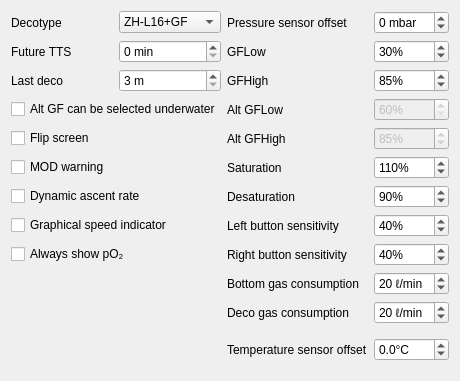
          <widget class="QWidget" name="advancedSettings">
           <attribute name="title">
            <string>Advanced settings</string>
           </attribute>
           <layout class="QGridLayout" name="gridLayout1">
            <item row="10" column="3">
             <widget class="QLabel">
              <property name="text">
               <string>Left button sensitivity</string>
              </property>
             </widget>
            </item>
            <item row="11" column="0" colspan="2">
             <widget class="QCheckBox" name="alwaysShowppO2">
              <property name="text">
               <string>Always show pO₂</string>
              </property>
             </widget>
            </item>
            <item row="3" column="0" colspan="2">
             <widget class="QCheckBox" name="aGFSelectableCheckBox">
              <property name="text">
               <string>Alt GF can be selected underwater</string>
              </property>
             </widget>
            </item>
            <item row="1" column="0">
             <widget class="QLabel">
              <property name="text">
               <string>Future TTS</string>
              </property>
             </widget>
            </item>
            <item row="0" column="3">
             <widget class="QLabel">
              <property name="text">
               <string>Pressure sensor offset</string>
              </property>
             </widget>
            </item>
            <item row="1" column="3">
             <widget class="QLabel">
              <property name="text">
               <string>GFLow</string>
              </property>
             </widget>
            </item>
            <item row="1" column="4">
             <widget class="QSpinBox" name="gfLowSpinBox">
              <property name="suffix">
               <string>%</string>
              </property>
              <property name="minimum">
               <number>10</number>
              </property>
              <property name="maximum">
               <number>100</number>
              </property>
              <property name="value">
               <number>30</number>
              </property>
             </widget>
            </item>
            <item row="2" column="3">
             <widget class="QLabel">
              <property name="text">
               <string>GFHigh</string>
              </property>
             </widget>
            </item>
            <item row="2" column="4">
             <widget class="QSpinBox" name="gfHighSpinBox">
              <property name="suffix">
               <string>%</string>
              </property>
              <property name="minimum">
               <number>60</number>
              </property>
              <property name="maximum">
               <number>110</number>
              </property>
              <property name="value">
               <number>85</number>
              </property>
             </widget>
            </item>
            <item row="9" column="3">
             <widget class="QLabel">
              <property name="text">
               <string>Desaturation</string>
              </property>
              <property name="buddy">
               <cstring>desaturationSpinBox</cstring>
              </property>
             </widget>
            </item>
            <item row="9" column="4">
             <widget class="QSpinBox" name="desaturationSpinBox">
              <property name="suffix">
               <string>%</string>
              </property>
              <property name="minimum">
               <number>60</number>
              </property>
              <property name="maximum">
               <number>100</number>
              </property>
              <property name="value">
               <number>90</number>
              </property>
             </widget>
            </item>
            <item row="14" column="0">
             <spacer>
              <property name="orientation">
               <enum>Qt::Vertical</enum>
              </property>
              <property name="sizeHint" stdset="0">
               <size>
                <width>20</width>
                <height>40</height>
               </size>
              </property>
             </spacer>
            </item>
            <item row="2" column="1">
             <widget class="QSpinBox" name="lastDecoSpinBox">
              <property name="suffix">
               <string> m</string>
              </property>
              <property name="minimum">
               <number>3</number>
              </property>
              <property name="maximum">
               <number>6</number>
              </property>
             </widget>
            </item>
            <item row="0" column="0">
             <widget class="QLabel">
              <property name="text">
               <string>Decotype</string>
              </property>
             </widget>
            </item>
            <item row="3" column="4">
             <widget class="QSpinBox" name="aGFLowSpinBox">
              <property name="enabled">
               <bool>false</bool>
              </property>
              <property name="suffix">
               <string>%</string>
              </property>
              <property name="minimum">
               <number>60</number>
              </property>
              <property name="maximum">
               <number>100</number>
              </property>
              <property name="value">
               <number>60</number>
              </property>
             </widget>
            </item>
            <item row="0" column="4">
             <widget class="QSpinBox" name="pressureSensorOffsetSpinBox">
              <property name="suffix">
               <string> mbar</string>
              </property>
              <property name="minimum">
               <number>-20</number>
              </property>
              <property name="maximum">
               <number>20</number>
              </property>
             </widget>
            </item>
            <item row="0" column="1">
             <widget class="QComboBox" name="decoTypeComboBox">
              <property name="currentIndex">
               <number>1</number>
              </property>
              <item>
               <property name="text">
                <string>ZH-L16</string>
               </property>
              </item>
              <item>
               <property name="text">
                <string>ZH-L16+GF</string>
               </property>
              </item>
             </widget>
            </item>
            <item row="1" column="1">
             <widget class="QSpinBox" name="futureTTSSpinBox">
              <property name="suffix">
               <string> min</string>
              </property>
              <property name="maximum">
               <number>9</number>
              </property>
             </widget>
            </item>
            <item row="2" column="0">
             <widget class="QLabel">
              <property name="text">
               <string>Last deco</string>
              </property>
              <property name="buddy">
               <cstring>lastDecoSpinBox</cstring>
              </property>
             </widget>
            </item>
            <item row="8" column="4">
             <widget class="QSpinBox" name="saturationSpinBox">
              <property name="suffix">
               <string>%</string>
              </property>
              <property name="minimum">
               <number>100</number>
              </property>
              <property name="maximum">
               <number>140</number>
              </property>
              <property name="value">
               <number>110</number>
              </property>
             </widget>
            </item>
            <item row="3" column="3">
             <widget class="QLabel">
              <property name="text">
               <string>Alt GFLow</string>
              </property>
             </widget>
            </item>
            <item row="6" column="4">
             <widget class="QSpinBox" name="aGFHighSpinBox">
              <property name="enabled">
               <bool>false</bool>
              </property>
              <property name="suffix">
               <string>%</string>
              </property>
              <property name="minimum">
               <number>70</number>
              </property>
              <property name="maximum">
               <number>120</number>
              </property>
              <property name="value">
               <number>85</number>
              </property>
             </widget>
            </item>
            <item row="6" column="3">
             <widget class="QLabel">
              <property name="text">
               <string>Alt GFHigh</string>
              </property>
             </widget>
            </item>
            <item row="8" column="3">
             <widget class="QLabel">
              <property name="text">
               <string>Saturation</string>
              </property>
              <property name="buddy">
               <cstring>saturationSpinBox</cstring>
              </property>
             </widget>
            </item>
            <item row="6" column="0">
             <widget class="QCheckBox" name="flipScreenCheckBox">
              <property name="text">
               <string>Flip screen</string>
              </property>
             </widget>
            </item>
            <item row="11" column="3">
             <widget class="QLabel">
              <property name="text">
               <string>Right button sensitivity</string>
              </property>
             </widget>
            </item>
            <item row="8" column="0">
             <widget class="QCheckBox" name="modWarning">
              <property name="text">
               <string>MOD warning</string>
              </property>
             </widget>
            </item>
            <item row="10" column="0" colspan="2">
             <widget class="QCheckBox" name="graphicalSpeedIndicator">
              <property name="text">
               <string>Graphical speed indicator</string>
              </property>
             </widget>
            </item>
            <item row="9" column="0" colspan="2">
             <widget class="QCheckBox" name="dynamicAscendRate">
              <property name="text">
               <string>Dynamic ascent rate</string>
              </property>
             </widget>
            </item>
            <item row="12" column="3">
             <widget class="QLabel">
              <property name="text">
               <string>Bottom gas consumption</string>
              </property>
             </widget>
            </item>
            <item row="13" column="3">
             <widget class="QLabel">
              <property name="text">
               <string>Deco gas consumption</string>
              </property>
             </widget>
            </item>
            <item row="10" column="4">
             <widget class="QSpinBox" name="leftButtonSensitivity">
              <property name="suffix">
               <string>%</string>
              </property>
              <property name="minimum">
               <number>20</number>
              </property>
              <property name="maximum">
               <number>100</number>
              </property>
              <property name="value">
               <number>40</number>
              </property>
             </widget>
            </item>
            <item row="11" column="4">
             <widget class="QSpinBox" name="rightButtonSensitivity">
              <property name="suffix">
               <string>%</string>
              </property>
              <property name="minimum">
               <number>20</number>
              </property>
              <property name="maximum">
               <number>100</number>
              </property>
              <property name="value">
               <number>40</number>
              </property>
             </widget>
            </item>
            <item row="12" column="4">
             <widget class="QSpinBox" name="bottomGasConsumption">
              <property name="suffix">
               <string> ℓ/min</string>
              </property>
              <property name="minimum">
               <number>5</number>
              </property>
              <property name="maximum">
               <number>50</number>
              </property>
              <property name="value">
               <number>20</number>
              </property>
             </widget>
            </item>
            <item row="13" column="4">
             <widget class="QSpinBox" name="decoGasConsumption">
              <property name="suffix">
               <string> ℓ/min</string>
              </property>
              <property name="minimum">
               <number>5</number>
              </property>
              <property name="maximum">
               <number>50</number>
              </property>
              <property name="value">
               <number>20</number>
              </property>
             </widget>
            </item>
            <item row="14" column="3">
             <widget class="QLabel">
              <property name="text">
               <string>Temperature sensor offset</string>
              </property>
             </widget>
            </item>
            <item row="14" column="4">
             <widget class="QDoubleSpinBox" name="tempSensorOffsetDoubleSpinBox">
              <property name="suffix">
               <string>°C</string>
              </property>
              <property name="decimals">
               <number>1</number>
              </property>
              <property name="minimum">
               <double>-2.000000000000000</double>
              </property>
              <property name="maximum">
               <double>2.000000000000000</double>
              </property>
              <property name="singleStep">
               <double>0.100000000000000</double>
              </property>
             </widget>
            </item>
           </layout>
          </widget>
